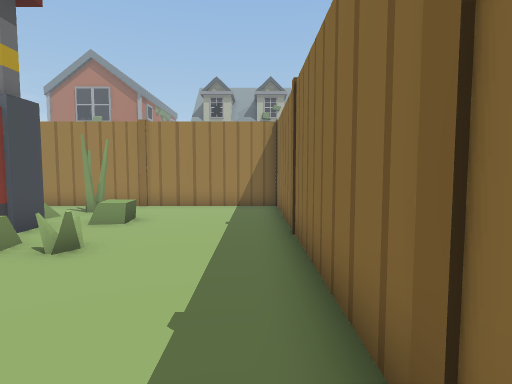
view 1 (above)

12 first-person views from a walk through a Unity game level. The camera is 1.3 m above the floor, tilts 4° down and sees 80° across. Doors are open. The floor is counted in squares, 1 m on a side. Each view is taken from the middle of a square. On the plan, view 1 faces up. The plan holds only what a view shows up to about 14 squares ahead; the rest is blank. The place goes on beyond the plan. The player is left out.

view 2
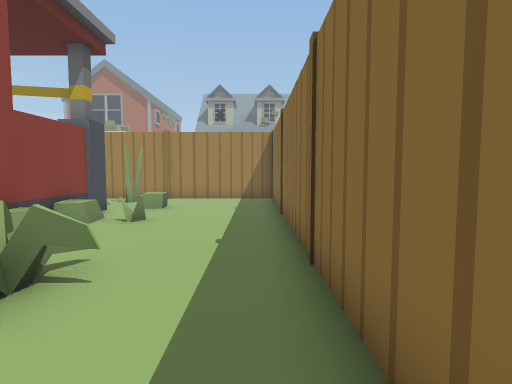

view 3
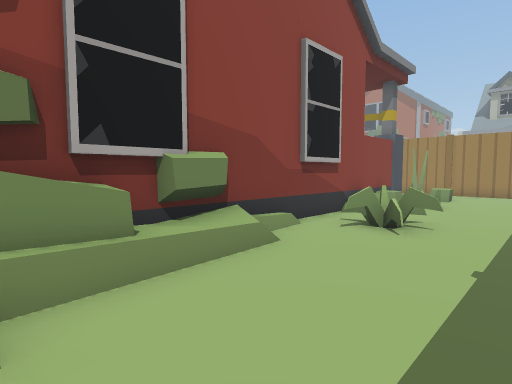

view 4
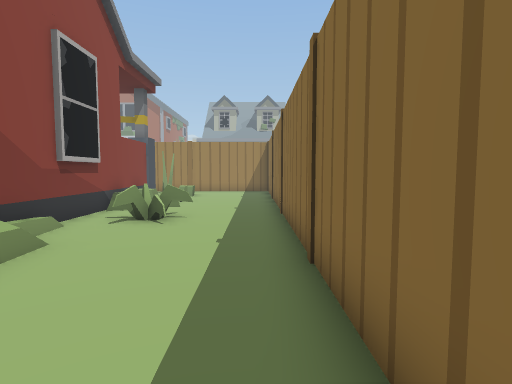

view 5
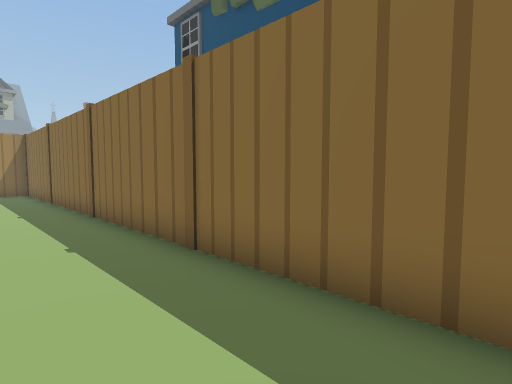

view 6
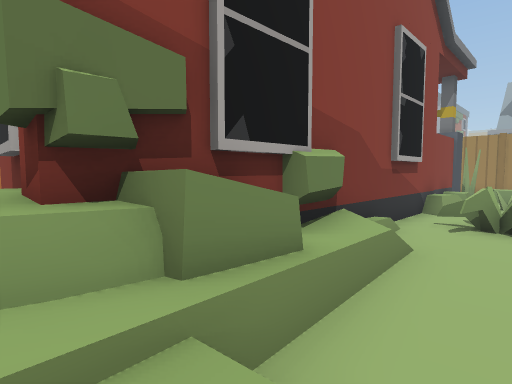

view 7
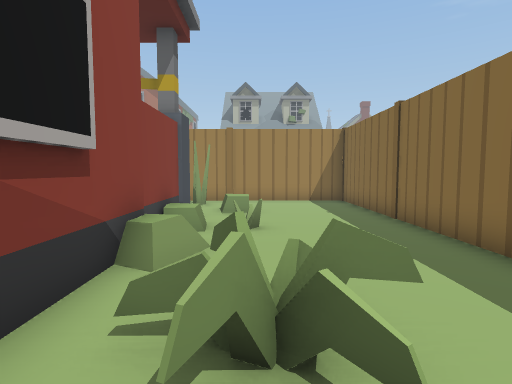

view 8
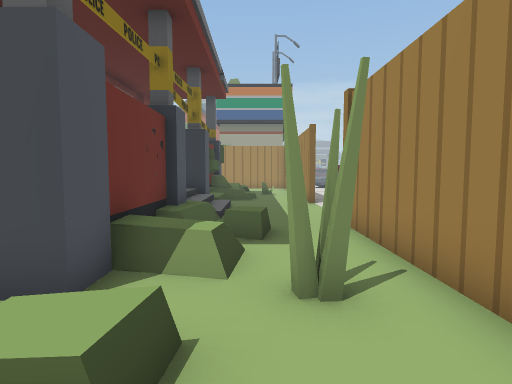

view 9
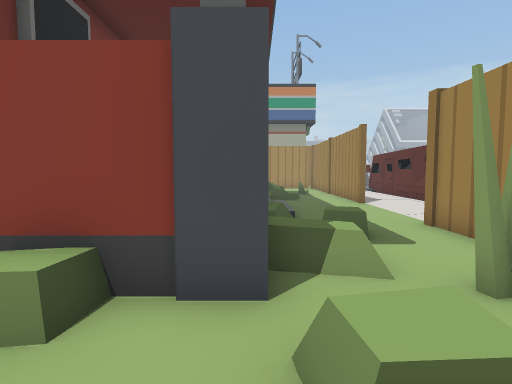

view 10
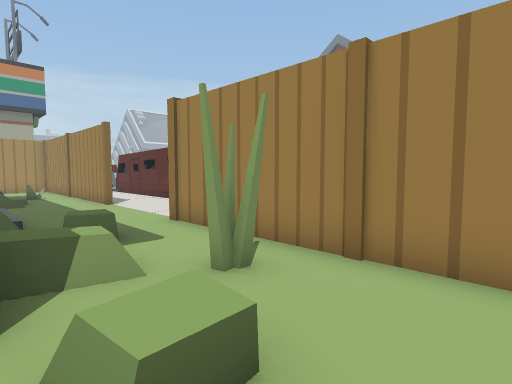

view 11
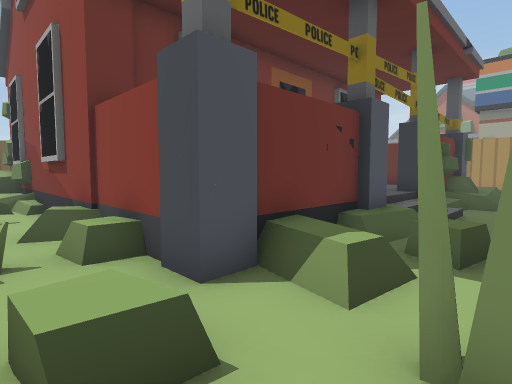

view 12
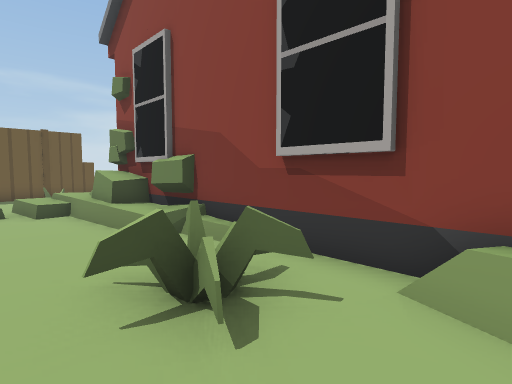

### Floor plan
Key: @ floor where view 1 was taken; # wall or solid block; x gap in a wall; . main floor; : floor 0.25 m higher than the main floor; + floor 0.5 m higher than the main floor; * floor 0.75 m higher than the main floor; / step, stairs or slope; = window, fence, low wall or low ledge; ^ raised ledge; O other object.
Columns run from 16 left of view 1 to 1 right of it. Each row starts with its distance up from view 1.
 14 ...
 13 .....
 12 ......
 11 ##.....###########
 10 ...........x.....#
  9 ......./O.##.....#
  8 O.//////.:+.O....#
  7 ###///######.....#
  6   #*       #.....#
  5            #.=...#
  4            #.....#
  3            #=....#
  2            ##....#
  1            ##==..#
  0            #.==.@#
 -1            #.=...#
 -2            #.....#
 -3            #O....#
 -4            #O....#
 -5            #=....#
 -6            #^....#
 -7      ^###^^#=O...#
 -8          =^##O/ .#

Where each view was taken, in squares from view 1:
view 1: 0 up, 0 right, facing up
view 2: 3 down, 0 right, facing up
view 3: 7 down, 0 right, facing up-left
view 4: 8 down, 0 right, facing up
view 5: 8 down, 2 left, facing up-right
view 6: 8 down, 2 left, facing up-left
view 7: 2 down, 3 left, facing up
view 8: 9 up, 2 left, facing left
view 9: 7 up, 2 left, facing left
view 10: 7 up, 2 left, facing up-left
view 11: 10 up, 3 left, facing down-left
view 12: 3 up, 1 left, facing down-left
